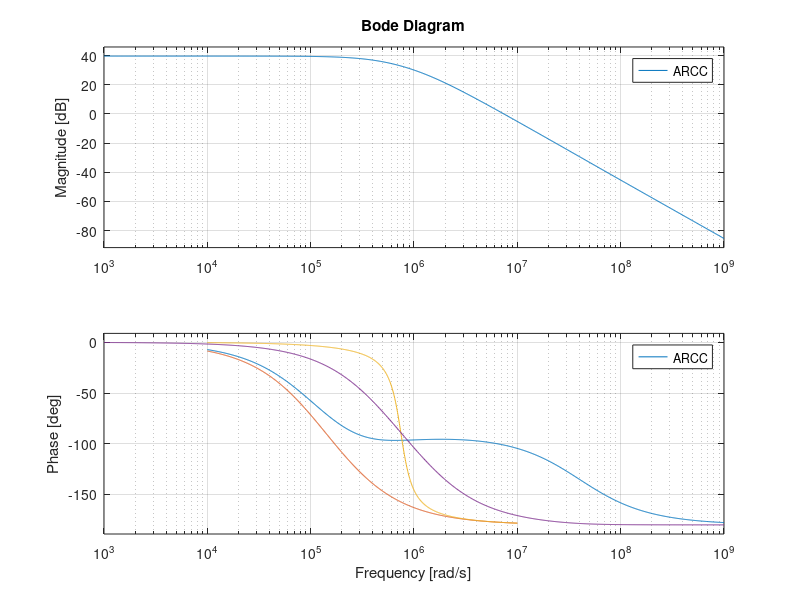

Source code (MATLAB):
%ejercicio 4b
%realimentacion c/capacitor
z=[-400e3];
p=[-100e3, -200e3,-40e6];
k=0.01*5.395e13*(40e6)/(400e3);
Tc=zpk(z,p,k)
bode(Tc)
hold on
%ganancia no realimentada a
za=[];
pa=[-100e3, -200e3];
ka=2697.5*100*200e6;
a=zpk(za,pa,ka)
bode(a)
%ganancia realimentada ARSC (s/cap)
zar=[5.395e13];
par=[1,3e5,5.595e11];
ARSC=tf(zar,par)
bode(ARSC)
%ganancia realimentada AR (c/cap)
ARCC=a/(1+Tc)
bode(ARCC)
